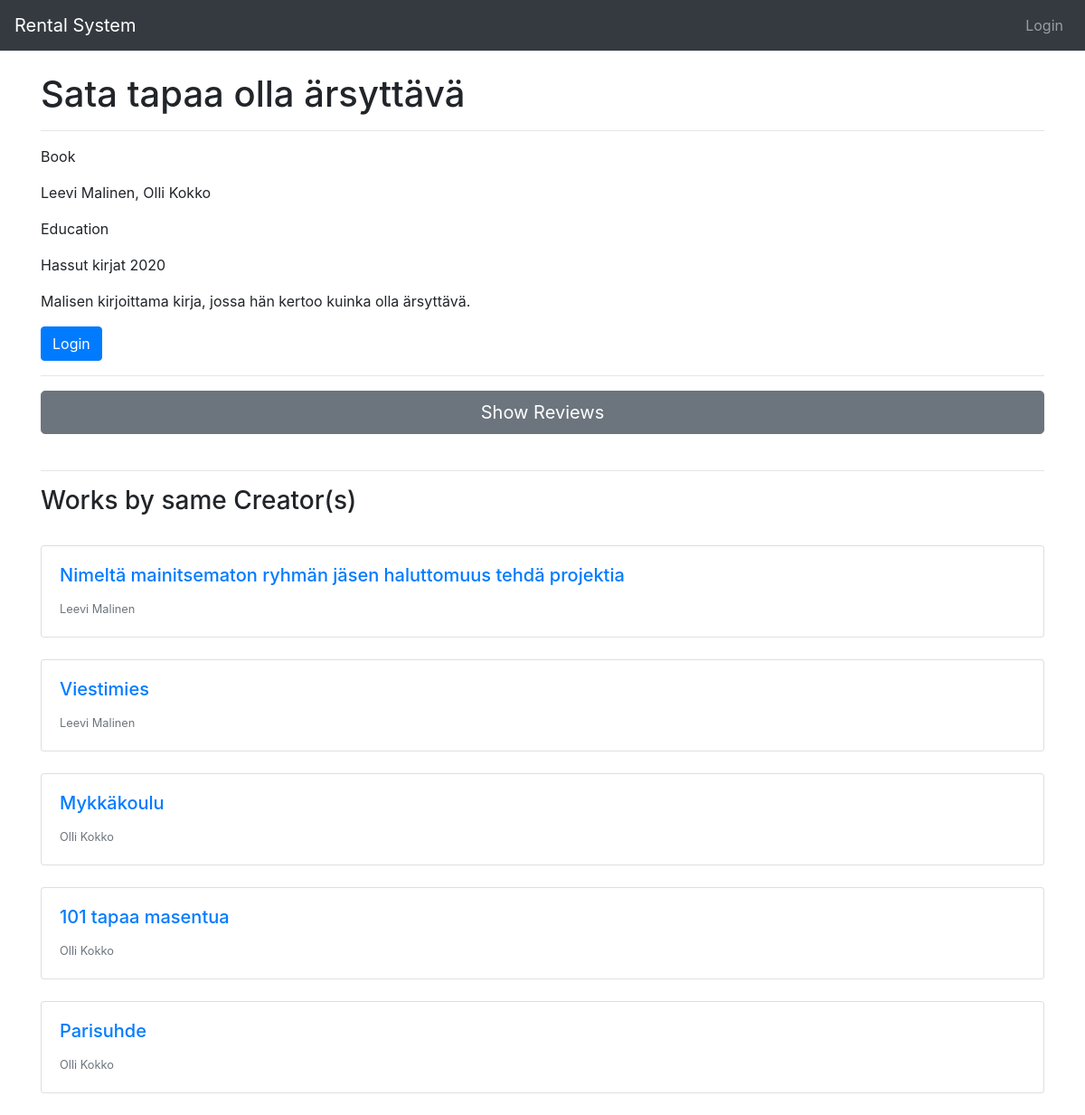
Screenshot of /work/1/ with the database file from the repository.
### rental_system/models.py (models this page shows)
class Work(models.Model):
    creators = models.ManyToManyField(Creator)
    type = models.ForeignKey(Type, on_delete=models.CASCADE)
    genres = models.ManyToManyField(Genre)
    publishers = models.ManyToManyField(Publisher)
    title = models.CharField(max_length=200)
    desc = models.TextField(max_length=500)
    pub_date = models.IntegerField(
        default=2020,
        validators=[
            MaxValueValidator(datetime.date.today().year),
            MinValueValidator(1800)
        ]
    )
    def __str__(self):
        return self.title

class Type(models.Model):
    type = models.CharField(max_length=200)
    def __str__(self):
        return self.type

class Creator(models.Model):
    first_name = models.CharField(max_length=200)
    last_name = models.CharField(max_length=200)
    def __str__(self):
        return self.first_name + " " + self.last_name

class Genre(models.Model):
    genre = models.CharField(max_length=200)
    def __str__(self):
        return self.genre

class Publisher(models.Model):
    publisher = models.CharField(max_length=50)
    def __str__(self):
        return self.publisher

### rental_system/views.py (the view, shortened to what this page needs)
# urls.py: path('work/<int:work_id>/', views.work, name='work'),
def work(request, work_id):
    work = get_object_or_404(Work, pk=work_id)
    ratings = Rating.objects.filter(work_id = work_id).all()
    creators = work.creators.all()
    other_works = list(Work.objects.filter(~Q(id = work_id),creators__in=creators))[:5]
    rented = RentedWork.objects.all()
    form = RatingForm()
    if rented.filter(rented_work_id = work_id).exists():
        returned = rented.filter(rented_work_id = work_id, returned=False).order_by('-rent_date').first()
    else:
        returned = False
    commented = False
    if not request.user.is_anonymous:
        user = request.user
        if ratings.filter(user_id = user, work_id = work_id, visible = True):
            commented = True
    return render(request, 'rental_system/work.html', {'work': work, 'rented': returned, 'other_works': other_works, 'ratings': ratings, 'form':form, 'commented': commented})

### rental_system/templates/rental_system/work.html (shortened to what this page needs)
{% extends 'base.html' %}
{% block content %}
{% load static %}
<link rel="stylesheet" href="{% static 'darkmode.css' %}">
<div class="container">
    <h1>{{ work.title }}</h1>
    <hr>
    <p>{{ work.type }}</p>
    <p>{{ work.creators.all|join:", " }}</p>
    <p>{{ work.genres.all|join:"," }}</p>
    <p>{{ work.publishers.all|join:", "}} {{ work.pub_date }}</p>
    <p>{{ work.desc }}</p>
    {% if user.is_authenticated %}
    {% if not rented %}
    <td><a href="{% url 'rent_work' work.id %}" class="btn btn-primary">Rent</a></td>
    {% else %}
    <td><button class="btn btn-secondary" disabled>Rented</button></td>
    {% endif %}
    {% else %}
    <a class="btn btn-primary" href="{% url 'login' %}">Login</a>
    {% endif %}
    {% if other_works %}
    <hr>
    <div>
        <div>
        <button id="toggle_reviews" class="btn btn-secondary btn-lg btn-block">Show Reviews</button>
        <br>
        </div>
    </div>
    <hr>
    <h3>Works by same Creator(s)</h3>
    <br>
    {% for other in other_works %}
    <div class="card">
        <div class="card-body">
            <a href="work/1">
                <h5 class="card-title"><a href="{% url 'work' other.id %}">{{ other }}</a></h5>
            </a>
            <p class="card-text"><small class="text-muted">{{ other.creators.all|join:", " }}</small></p>
        </div>
    </div>
    <br>
    {% endfor %}
    {% endif %}
</div>
{% endblock %}

### rows the page displays
Work: title "Sata tapaa olla ärsyttävä", type "Book", creators.all "Leevi Malinen, Olli Kokko", genres.all "Education", publishers.all "Hassut kirjat", pub_date "2020", desc "Malisen kirjoittama kirja, jossa hän kertoo kuinka olla ärsyttävä."
Work: title "Nimeltä mainitsematon ryhmän jäsen haluttomuus tehdä projektia", creators.all "Leevi Malinen"
Work: title "Viestimies", creators.all "Leevi Malinen"
Work: title "Mykkäkoulu", creators.all "Olli Kokko"
Work: title "101 tapaa masentua", creators.all "Olli Kokko"
Work: title "Parisuhde", creators.all "Olli Kokko"
